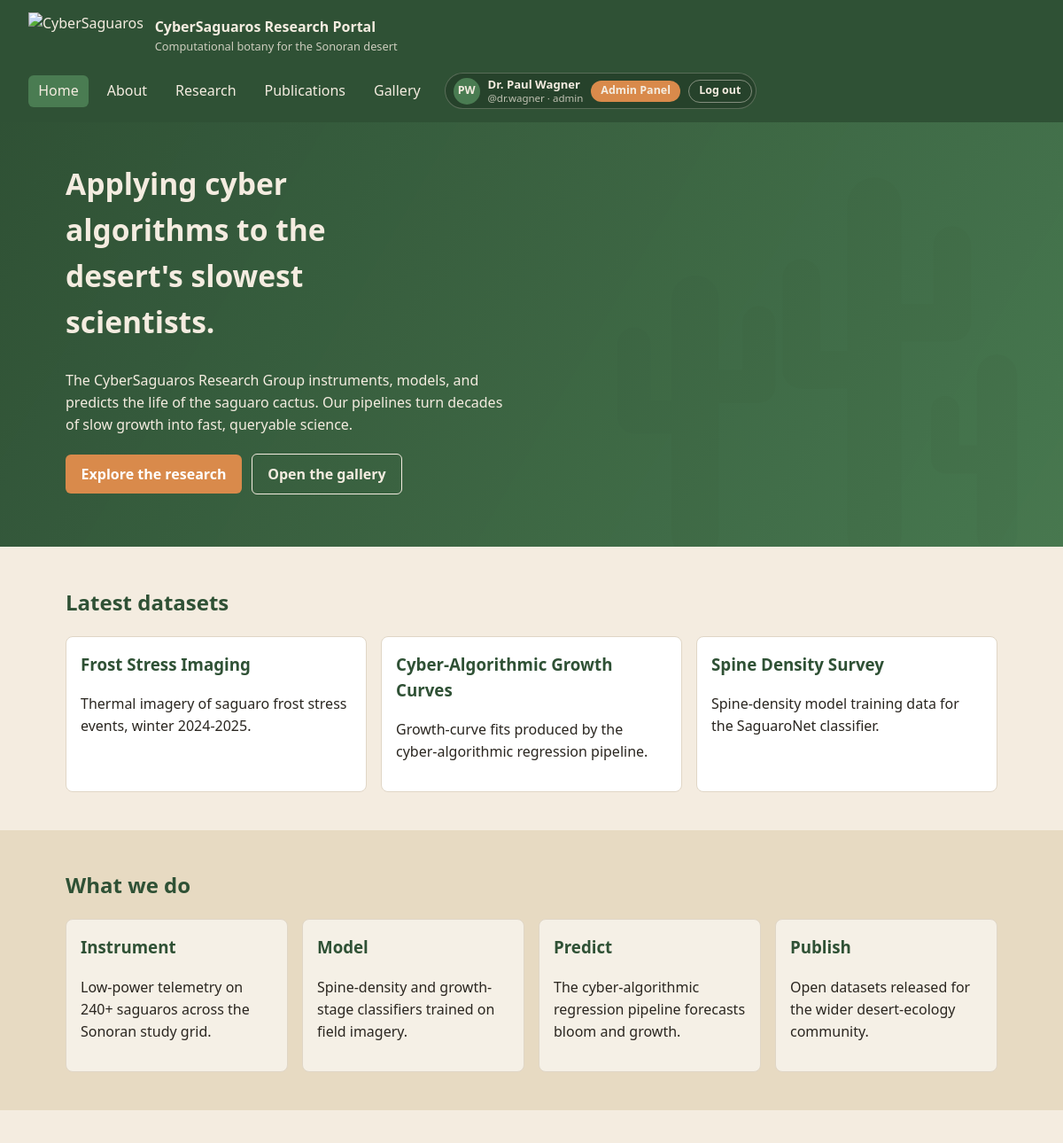
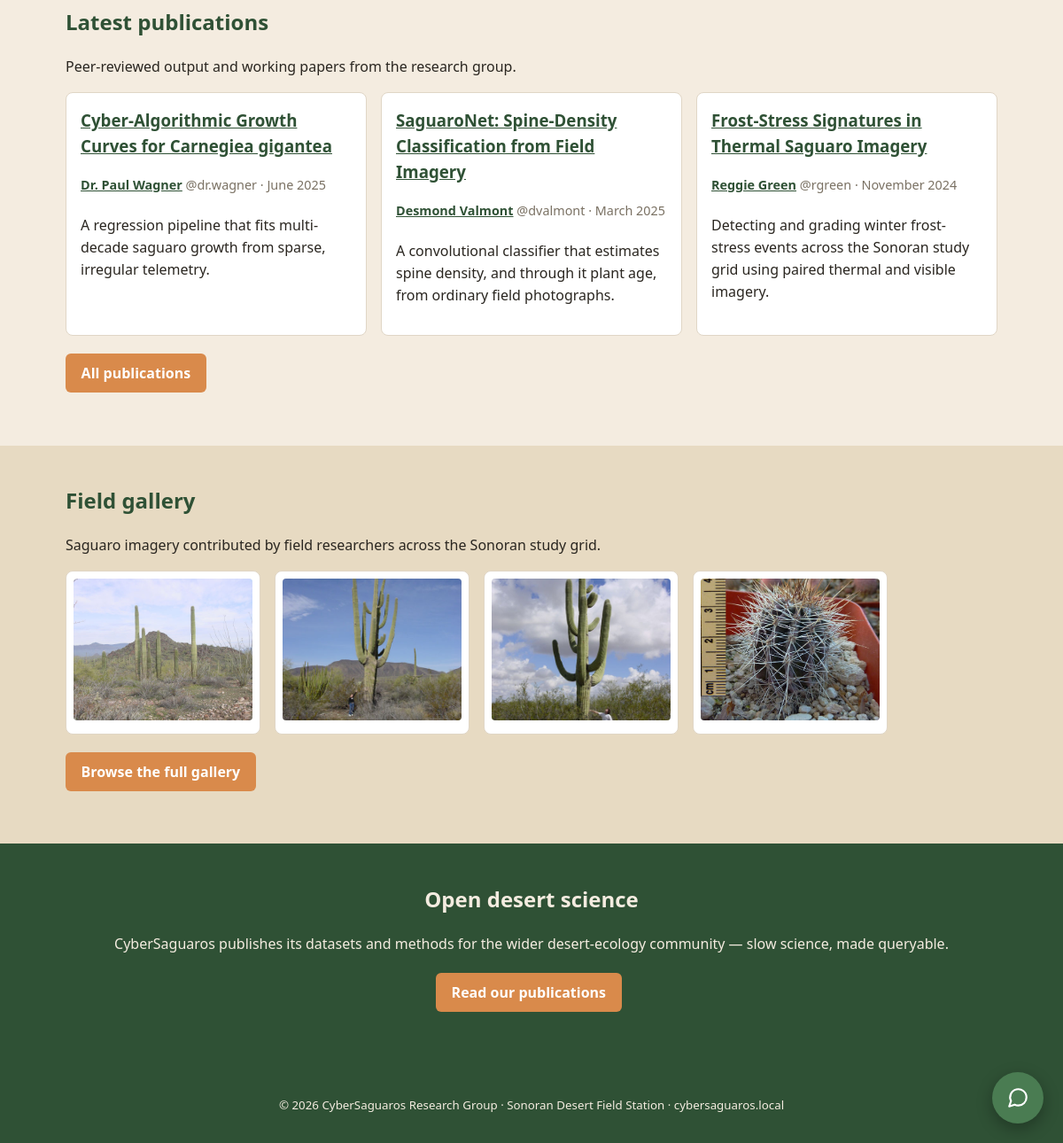
The page / (signed in) on the database its author committed (2 pictures, top to bottom).
### tables this page shows
CREATE TABLE IF NOT EXISTS users (
  id            INT AUTO_INCREMENT PRIMARY KEY,
  username      VARCHAR(64)  NOT NULL UNIQUE,
  password_hash VARCHAR(255) NOT NULL,
  display_name  VARCHAR(128) NOT NULL,
  email         VARCHAR(128) NOT NULL,
  role          VARCHAR(32)  NOT NULL DEFAULT 'researcher'   
);

CREATE TABLE IF NOT EXISTS datasets (
  id          INT AUTO_INCREMENT PRIMARY KEY,
  name        VARCHAR(160) NOT NULL,
  description TEXT,
  owner_id    INT,
  dataset_url VARCHAR(512),
  verified    TINYINT(1) NOT NULL DEFAULT 0,
  created_at  TIMESTAMP NOT NULL DEFAULT CURRENT_TIMESTAMP
);

CREATE TABLE IF NOT EXISTS articles (
  id           INT AUTO_INCREMENT PRIMARY KEY,
  slug         VARCHAR(160) NOT NULL UNIQUE,
  title        VARCHAR(200) NOT NULL,
  abstract     TEXT,
  body         MEDIUMTEXT,
  author_id    INT NOT NULL,
  co_authors   VARCHAR(255) DEFAULT NULL,
  published_on DATE,
  status       VARCHAR(16) NOT NULL DEFAULT 'published',   
  created_at   TIMESTAMP NOT NULL DEFAULT CURRENT_TIMESTAMP,
  CONSTRAINT fk_articles_author FOREIGN KEY (author_id) REFERENCES users(id)
);

### public/index.php (the view)
<?php
require_once __DIR__ . '/../includes/layout.php';
require_once __DIR__ . '/../includes/db.php';
$datasets = $pdo->query('SELECT name, description FROM datasets ORDER BY id DESC LIMIT 3')
                ->fetchAll();
$latest = $pdo->query(
    "SELECT a.slug, a.title, a.abstract, a.published_on, u.username, u.display_name
       FROM articles a JOIN users u ON u.id = a.author_id
      WHERE a.status = 'published'
      ORDER BY a.published_on DESC, a.id DESC LIMIT 3"
)->fetchAll();
$thumbs = [];
$galleryDir = __DIR__ . '/assets/gallery';
if (is_dir($galleryDir)) {
    foreach (scandir($galleryDir) ?: [] as $f) {
        if (preg_match('/\.(svg|png|jpe?g|gif|webp)$/i', $f)) {
            $thumbs[] = $f;
        }
    }
}
$thumbs = array_slice($thumbs, 0, 4);
render_header('Home', '/');
?>
<section class="hero fullbleed">
  <div class="wrap">
    <h1>Applying cyber algorithms to the desert's slowest scientists.</h1>
    <p>The CyberSaguaros Research Group instruments, models, and predicts the
       life of the saguaro cactus. Our pipelines turn decades of slow growth
       into fast, queryable science.</p>
    <p><a class="btn" href="/research.php">Explore the research</a>
       <a class="btn ghost" href="/gallery.php">Open the gallery</a></p>
  </div>
</section>
<section class="fullbleed band-sand">
  <div class="wrap">
    <h2>Latest datasets</h2>
    <div class="cards">
      <?php foreach ($datasets as $d): ?>
        <article class="card">
          <h3><?= htmlspecialchars($d['name']) ?></h3>
          <p><?= htmlspecialchars($d['description']) ?></p>
        </article>
      <?php endforeach; ?>
    </div>
  </div>
</section>
<section class="fullbleed band-deep">
  <div class="wrap">
    <h2>What we do</h2>
    <div class="cards">
      <article class="card plain"><h3>Instrument</h3>
        <p>Low-power telemetry on 240+ saguaros across the Sonoran study grid.</p></article>
      <article class="card plain"><h3>Model</h3>
        <p>Spine-density and growth-stage classifiers trained on field imagery.</p></article>
      <article class="card plain"><h3>Predict</h3>
        <p>The cyber-algorithmic regression pipeline forecasts bloom and growth.</p></article>
      <article class="card plain"><h3>Publish</h3>
        <p>Open datasets released for the wider desert-ecology community.</p></article>
    </div>
  </div>
</section>
<section class="fullbleed band-sand">
  <div class="wrap">
    <h2>Latest publications</h2>
    <p>Peer-reviewed output and working papers from the research group.</p>
    <div class="cards">
      <?php foreach ($latest as $a): ?>
        <article class="card">
          <h3><a href="/article.php?slug=<?= urlencode($a['slug']) ?>">
            <?= htmlspecialchars($a['title']) ?></a></h3>
          <p class="byline">
            <a href="/author.php?u=<?= urlencode($a['username']) ?>">
              <?= htmlspecialchars($a['display_name']) ?></a>
            <span class="muted">@<?= htmlspecialchars($a['username']) ?></span>
            <?php if (!empty($a['published_on'])): ?>
              &middot; <?= htmlspecialchars(date('F Y', strtotime((string) $a['published_on']))) ?>
            <?php endif; ?>
          </p>
          <p><?= htmlspecialchars((string) $a['abstract']) ?></p>
        </article>
      <?php endforeach; ?>
    </div>
    <p><a class="btn" href="/publications.php">All publications</a></p>
  </div>
</section>
<section class="fullbleed band-deep">
  <div class="wrap">
    <h2>Field gallery</h2>
    <p>Saguaro imagery contributed by field researchers across the Sonoran
       study grid.</p>
    <?php if ($thumbs): ?>
      <div class="gallery">
        <?php foreach ($thumbs as $t): ?>
          <figure><a href="/gallery.php">
            <img src="/assets/gallery/<?= rawurlencode($t) ?>" alt="Saguaro"
                 loading="lazy">
          </a></figure>
        <?php endforeach; ?>
      </div>
    <?php endif; ?>
    <p><a class="btn" href="/gallery.php">Browse the full gallery</a></p>
  </div>
</section>
<section class="fullbleed band-green">
  <div class="wrap center">
    <h2>Open desert science</h2>
    <p>CyberSaguaros publishes its datasets and methods for the wider
       desert-ecology community — slow science, made queryable.</p>
    <p><a class="btn" href="/publications.php">Read our publications</a></p>
  </div>
</section>
<?php render_footer(); ?>

### includes/layout.php (shortened to what this page needs)
<?php
function initials(string $name): string {
    $parts = preg_split('/\s+/', trim($name)) ?: [];
    $parts = array_values(array_filter($parts, static function ($p) {
        return $p !== '' && !preg_match('/^(dr|mr|ms|mrs|prof)\.?$/i', $p);
    }));
    $first = isset($parts[0][0]) ? $parts[0][0] : '?';
    $last  = count($parts) > 1 ? $parts[count($parts) - 1][0] : '';
    return strtoupper($first . $last);
}
function render_userchip(?array $me, ?array $admin): void {
    $sub = '@' . $me['username'] . ($admin ? ' · admin' : '');
    echo '<div class="userchip">'
       . '<span class="avatar">' . htmlspecialchars(initials((string) $me['display_name'])) . '</span>'
       . '<span class="who"><b>' . htmlspecialchars((string) $me['display_name']) . '</b>'
       . '<span>' . htmlspecialchars($sub) . '</span></span>';
    if ($admin) {
        echo '<a class="chip-btn admin" href="/admin/">Admin Panel</a>';
    }
    echo '<a class="chip-btn ghost" href="/logout.php">Log out</a></div>';
}
function render_header(string $title, string $active = ''): void {
    $me    = current_researcher();
    $admin = admin_identity();
    $nav = [
        '/'                 => 'Home',
        '/about.php'        => 'About',
        '/research.php'     => 'Research',
        '/publications.php' => 'Publications',
        '/gallery.php'      => 'Gallery',
    ];
    echo '<!doctype html><html lang="en"><head><meta charset="utf-8">';
    echo '<link rel="stylesheet" href="/assets/style.css"></head><body>';
    $logo = file_exists(__DIR__ . '/../public/assets/logo.png')
        ? '/assets/logo.png' : '/assets/logo.svg';
    echo '<header class="site-header"><a class="brand" href="/">';
    echo '<img class="logo" src="' . $logo . '" alt="CyberSaguaros">';
    echo '<div><strong>' . APP_NAME . '</strong>';
    echo '<small>' . APP_TAGLINE . '</small></div></a>';
    echo '<div class="header-right"><nav>';
    foreach ($nav as $href => $label) {
        $cls = ($href === $active) ? ' class="active"' : '';
        echo '<a' . $cls . ' href="' . $href . '">' . $label . '</a>';
    }
    echo '</nav>';
    render_userchip($me, $admin);
    echo '</div></header><main>';
}
function render_footer(): void {
    echo '</main><footer><small>&copy; 2026 CyberSaguaros Research Group &middot; '
       . 'Sonoran Desert Field Station &middot; cybersaguaros.local</small></footer>';
    require __DIR__ . '/chatwidget.php';
    echo '</body></html>';
}

### public/assets/style.css (style rules this page uses)
:root { --sand: #f4ece0; --sand-deep: #e7dac2; --cactus: #4a7c52; --cactus-dark: #2f5135; --bloom: #d98a4b; --ink: #2a2620; --muted: #7a7163; }
* { box-sizing: border-box; }
html, body { overflow-x: hidden; }
body { margin: 0; min-height: 100vh; display: flex; flex-direction: column; font-family: "Segoe UI", system-ui, sans-serif; color: var(--ink); line-height: 1.55; background: linear-gradient(180deg, #e9f0ea 0%, var(--sand) 240px, var(--sand) 100%); }
a { color: var(--cactus-dark); }
.site-header { flex: 0 0 auto; display: flex; align-items: center; justify-content: space-between; flex-wrap: wrap; gap: 1rem; padding: .9rem 2rem; background: var(--cactus-dark); color: var(--sand); }
.site-header a { color: var(--sand); text-decoration: none; }
.brand { display: flex; align-items: center; gap: .8rem; }
.brand .logo { height: 52px; width: auto; display: block; }
.brand small { display: block; opacity: .8; font-size: .8rem; }
nav { display: flex; gap: .6rem; flex-wrap: wrap; }
nav a { padding: .35rem .7rem; border-radius: 6px; }
nav a.active, nav a:hover { background: var(--cactus); }
main { flex: 1 0 auto; width: 100%; }
section { margin: 0; }
.fullbleed { width: 100%; }
.fullbleed .wrap { max-width: 1100px; margin: 0 auto; padding: 2.7rem 1.5rem; }
.fullbleed .wrap > :first-child { margin-top: 0; }
.wrap.center { text-align: center; }
.band-sand { background: var(--sand); }
.band-deep { background: var(--sand-deep); }
.band-green { background: var(--cactus-dark); color: var(--sand); }
.band-green h2 { color: var(--sand); }
footer { flex: 0 0 auto; text-align: center; padding: 2rem; color: var(--sand); background: var(--cactus-dark); }
h1, h2, h3 { color: var(--cactus-dark); }
.hero { color: var(--sand); background: linear-gradient(120deg, rgba(47,81,53,.94), rgba(74,124,82,.90)), url('/assets/hero-cacti.svg') right bottom / contain no-repeat, var(--cactus-dark); }
.hero h1 { color: var(--sand); font-size: 2.1rem; max-width: 22ch; }
.hero p { max-width: 56ch; }
.btn { display: inline-block; margin: .3rem .4rem 0 0; padding: .6rem 1.1rem; background: var(--bloom); color: #fff; border-radius: 6px; text-decoration: none; font-weight: 600; }
.btn.ghost { background: transparent; border: 1px solid var(--sand); color: var(--sand); }
.cards { display: flex; gap: 1rem; flex-wrap: wrap; }
.card { flex: 1 1 220px; background: #fff; border: 1px solid #e0d6c6; border-radius: 8px; padding: 1rem; }
.card.plain { background: rgba(255,255,255,.6); }
.card h3 { margin-top: 0; }
.muted { color: var(--muted); }
.gallery { display: flex; flex-wrap: wrap; gap: 1rem; }
.gallery figure { margin: 0; width: 220px; background: #fff; border: 1px solid #e0d6c6; border-radius: 8px; padding: .5rem; }
.gallery a { display: block; }
.gallery img { width: 100%; height: 160px; object-fit: cover; border-radius: 4px; background: #e9f0ea; }
.header-right { display: flex; align-items: center; gap: 1rem; flex-wrap: wrap; }
.userchip { display: flex; align-items: center; gap: .55rem; padding: .28rem .3rem .28rem .55rem; background: rgba(0,0,0,.18); border: 1px solid rgba(244,236,224,.25); border-radius: 999px; font-size: .82rem; line-height: 1.2; }
.userchip .avatar { width: 30px; height: 30px; border-radius: 50%; flex: 0 0 auto; background: var(--cactus); color: var(--sand); display: flex; align-items: center; justify-content: center; font-weight: 700; font-size: .78rem; }
.userchip .who { display: flex; flex-direction: column; }
.userchip .who b { font-weight: 600; }
.userchip .who span { opacity: .75; font-size: .72rem; }
.site-header .chip-btn { display: inline-block; padding: .3rem .7rem; border-radius: 999px; background: var(--cactus); color: var(--sand); font-size: .78rem; font-weight: 600; white-space: nowrap; }
.site-header .chip-btn.admin { background: var(--bloom); }
.site-header .chip-btn.ghost { background: transparent; border: 1px solid rgba(244,236,224,.45); }
.byline { color: var(--muted); font-size: .9rem; margin: .2rem 0 1.4rem; }
.byline a { font-weight: 600; }

### rows shown on the page
users: display_name "PW", display_name "Dr. Paul Wagner", username "@dr.wagner · admin"
datasets: name "Frost Stress Imaging", description "Thermal imagery of saguaro frost stress events, winter 2024-2025."
datasets: name "Cyber-Algorithmic Growth Curves", description "Growth-curve fits produced by the cyber-algorithmic regression pipeline."
datasets: name "Spine Density Survey", description "Spine-density model training data for the SaguaroNet classifier."
articles: title "Cyber-Algorithmic Growth Curves for Carnegiea gigantea", author.display_name "Dr. Paul Wagner", author.username "dr.wagner", published_on "June 2025", abstract "A regression pipeline that fits multi-decade saguaro growth from sparse, irregular telemetry."
articles: title "SaguaroNet: Spine-Density Classification from Field Imagery", author.display_name "Desmond Valmont", author.username "dvalmont", published_on "March 2025", abstract "A convolutional classifier that estimates spine density, and through it plant age, from ordinary field photographs."
articles: title "Frost-Stress Signatures in Thermal Saguaro Imagery", author.display_name "Reggie Green", author.username "rgreen", published_on "November 2024", abstract "Detecting and grading winter frost-stress events across the Sonoran study grid using paired thermal and visible imagery."

### other values the page prints
APP_NAME "CyberSaguaros Research Portal"
APP_TAGLINE "Computational botany for the Sonoran desert"
$label "Home"
$label "About"
$label "Research"
$label "Publications"
$label "Gallery"
